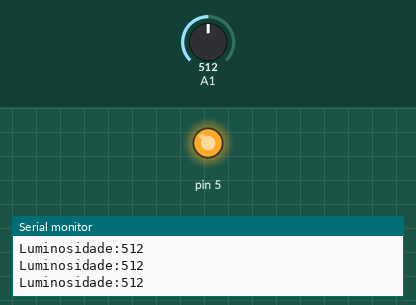
Bench run of a sketch on a simulated Arduino Uno, built with avr-gcc and run on an emulated ATmega328P. Parts: output pins drawn as LEDs (lit = HIGH), the last lines printed to the serial monitor. The inputs (shaded band) are chosen by the test bench; at power-on: A1 = 512.

Above: at 1.2 s.
1.3 s: A1 set to 753
2.8 s: A1 set to 784
At 3.2 s:
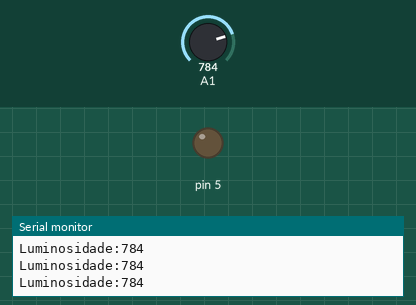
4.3 s: A1 set to 760
At 5.4 s:
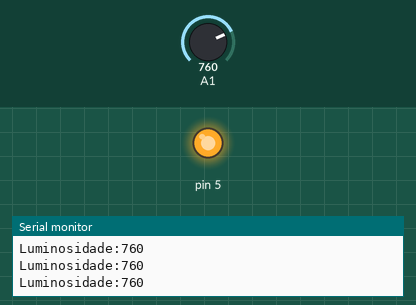
5.8 s: A1 set to 780
At 6.5 s:
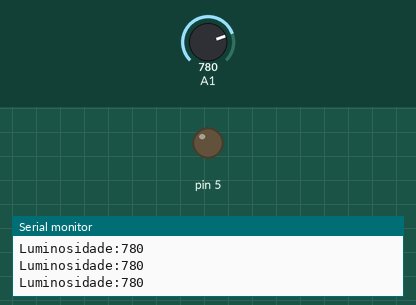
Timing chart, 0 to 8.8 s (numbered marks = the images above; inputs shaded):
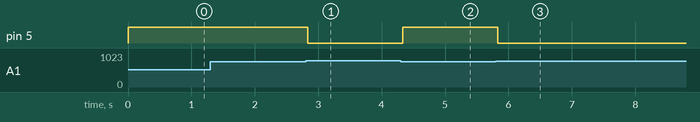

The sketch:

sketch_feb22a.ino
```cpp
void setup() {
  Serial.begin(9600);
  pinMode(5, OUTPUT);
}

void loop() {
  //MEDIDOR DE LUMINOSIDADE
  int luz = analogRead(A1);
  Serial.print("Luminosidade:");
  Serial.println(luz);

  if(luz < 770){
    digitalWrite(5, HIGH); //nivel 1
  }else{
    digitalWrite(5, LOW);
  }

  delay(1);

}
```

Measured:
- the behaviour switches between 769 and 770 on A1 (found by bisection; images 0 and 1)
- after the input at 2.8 s, pin 5: HIGH → LOW at once
- after the input at 4.3 s, pin 5: LOW → HIGH at once
- after the input at 5.8 s, pin 5: HIGH → LOW at once
